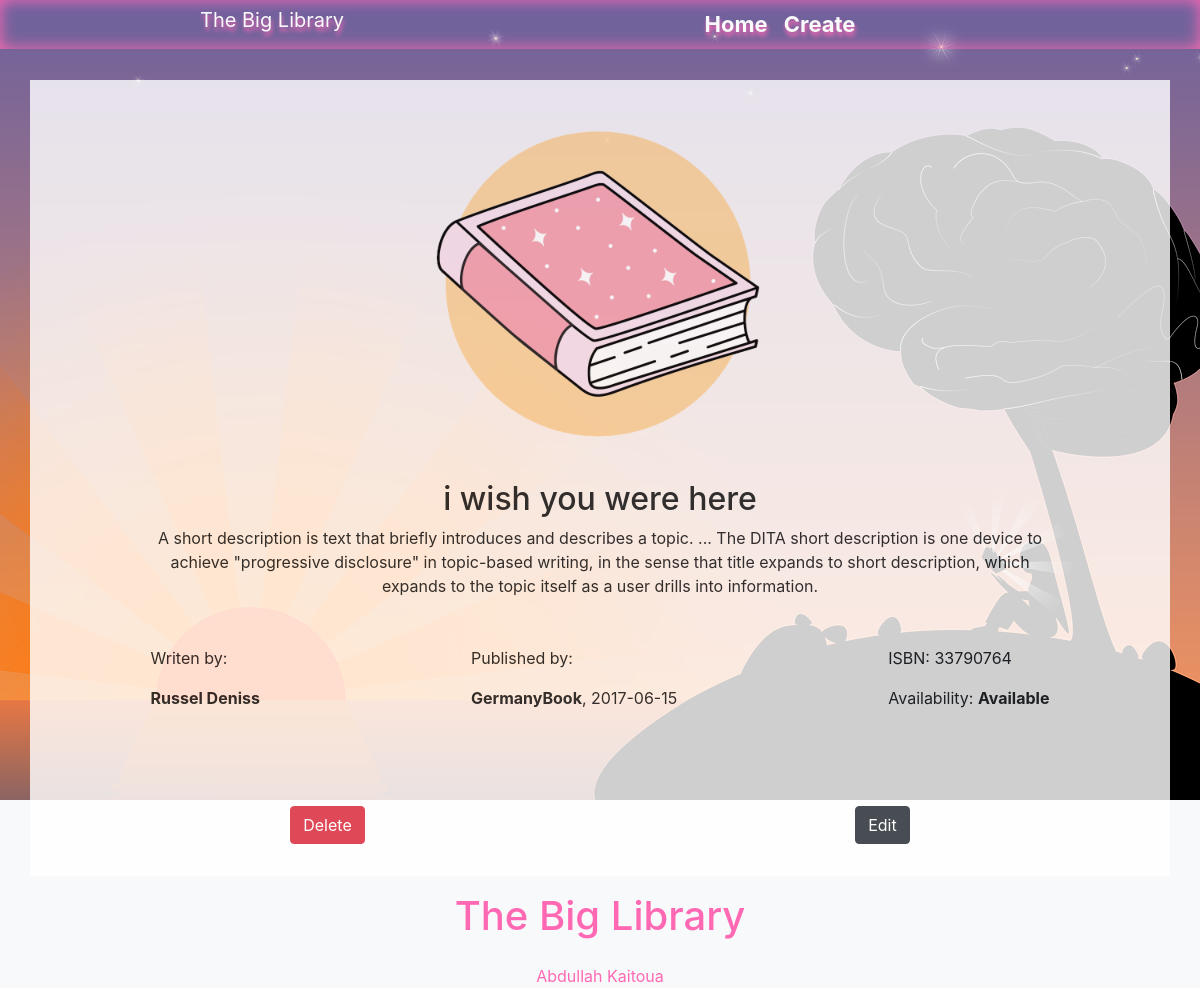
The page /individual.php?id=4 on the database its author committed.
### tables this page shows
CREATE TABLE `media` (
  `media_id` int(13) NOT NULL,
  `title` varchar(100) DEFAULT NULL,
  `img` varchar(180) DEFAULT NULL,
  `isbn` int(12) DEFAULT NULL,
  `short_description` varchar(500) DEFAULT NULL,
  `publish_date` date DEFAULT NULL,
  `type` varchar(15) DEFAULT NULL,
  `genre` varchar(15) DEFAULT NULL,
  `availability` varchar(15) DEFAULT 'Available',
  `FK_publisher` int(10) DEFAULT NULL,
  `FK_author` int(10) DEFAULT NULL
);

CREATE TABLE `authors` (
  `author_id` int(13) NOT NULL,
  `name` varchar(29) DEFAULT NULL,
  `surname` varchar(55) DEFAULT NULL,
  `biography` varchar(600) DEFAULT NULL
);

CREATE TABLE `publisher` (
  `publisher_id` int(13) NOT NULL,
  `name` varchar(29) DEFAULT NULL,
  `addresse` varchar(55) DEFAULT NULL
);

### individual.php (the view, shortened to what this page needs)
<?php
include_once('head_component.php');
include_once('actions/db_connection.php');
if ($_GET['id']) {
   $id = $_GET['id'];
   $sql = "SELECT
   				media.media_id,
   				media.genre,
				media.title,
				media.type,
				media.img,
				media.short_description as des_short,
				authors.name as author,
				authors.surname,
				publisher.name as publisher,
				media.publish_date as dat,
				media.isbn,
				media.availability
   		   FROM media
		   INNER JOIN publisher ON publisher_id = FK_publisher
		   INNER JOIN authors ON author_id = FK_author
           WHERE media_id = {$id}" ;
   $result = $conn->query($sql);
   $data = $result->fetch_assoc();
}
echo '
		<div id="individual " class="">
		 	<div class="text-center ">
		 		<img id="img_ind" width="400px" src="'.$data['img'].'">
		 	</div>
		 	<div class="text-center ">
		 		<h2>'.$data['title'].'</h2>
		 	</div>
		 	<div class="text-center " id="text-text">
		 		<p>'.$data['des_short'].'</p>
		 	</div>
		 	<div id="add_info" class="d-flex justify-content-around mt-5">
		 		<div>
		 			<p>Writen by: </p><p class="mb-5"><strong>'.$data['author'].' '.$data['surname'].'</strong></p>
		 		</div>
		 		<div>
		 			<p>Published by: </p><p class="mb-5"><strong> '.$data['publisher'].'</strong>, '.$data['dat'].'</p>
		 		</div>
		 		<div>
		 			<p class="">ISBN: '.$data['isbn'].'</p>
		 			<p class="mb-5">Availability: <strong> '.$data['availability'].'</strong></p>
		 		</div>
		 	</div>
		 		<div class="d-flex justify-content-around mt-5">
		 			<div>
				 		<form action="advise.php" method="POST" >
				 			<input type="hidden" name="id_del" value="'.$data['media_id'].' ">
				 			<input type="submit" id="canc" name="" value="Delete" class="btn btn-danger">
				 		</form>
				 	</div>
				 	<div>
				 		<form action="edit.php" method="POST" >
				 			<input type="hidden" name="id_ed" value="'.$data['media_id'].'">
				 			<input type="submit" value="Edit" class="btn btn-dark">
				 		</form>
				 	</div>
		 		</div>
		 </div>
	</div> ';
 ?>
<?php include_once('footer_component.php'); ?>

### style/style.css (style rules this page uses)
#img_ind { max-width: 25em; }
#text-text { width: 80%; margin: 0 auto; }

### rows shown on the page
media: img (picture), title "i wish you were here", short_description "A short description is text that briefly introduces and describes a topic. ... The DITA short description is one device to achieve \"progressive disclosure\" in topic-based writing, in the sense that title expands to short description, which expands to the topic itself as a user drills into information.", FK_author.name "Russel", FK_author.surname "Deniss", FK_publisher.name "GermanyBook", publish_date "2017-06-15", isbn "33790764", availability "Available"
